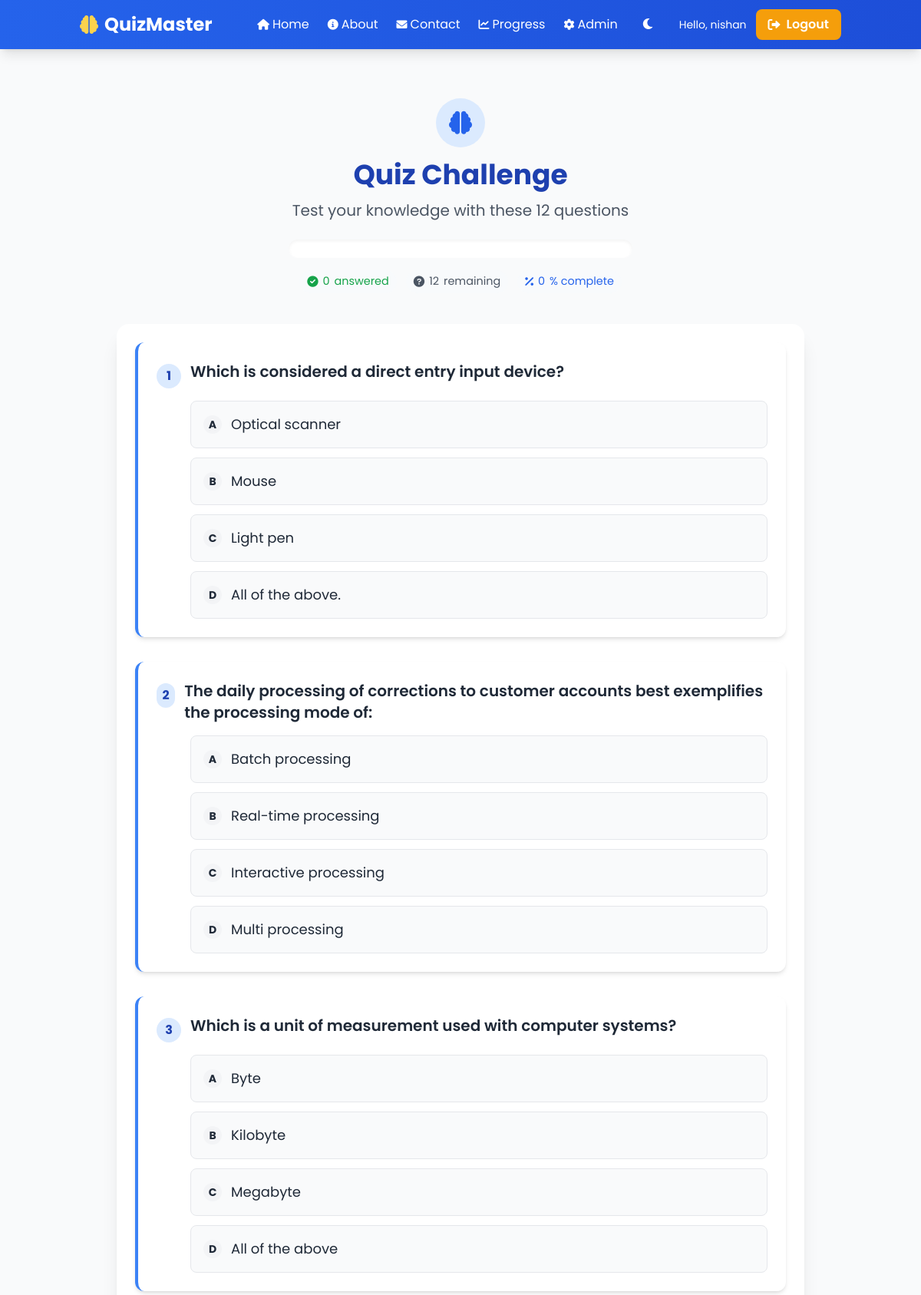
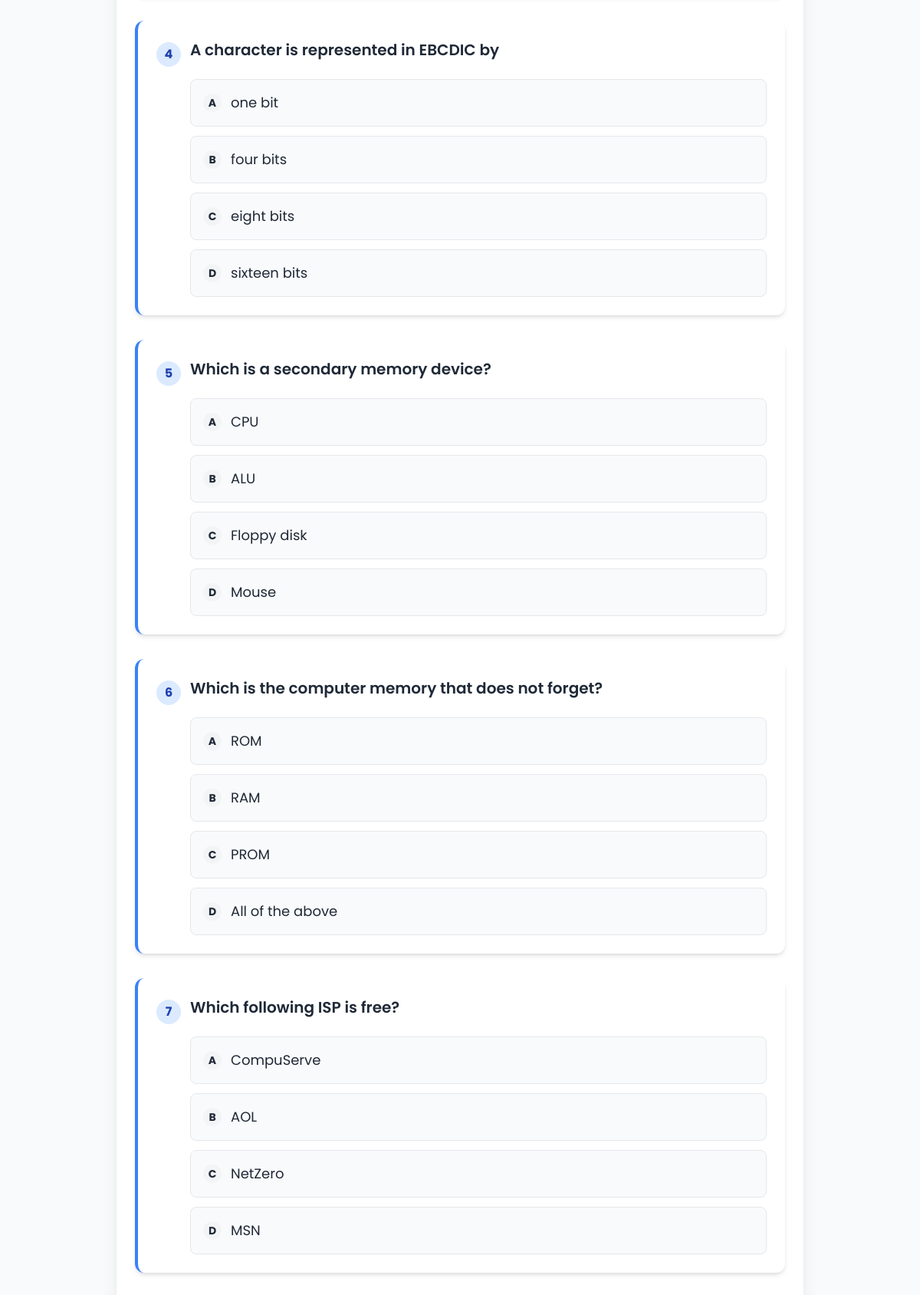
The app's page /quiz/ (signed in, upper part) with its own data (2 pictures, top to bottom).
### quiz_app/models.py (models this page shows, shortened)
class Question(models.Model):
    question_text = models.TextField()
    option1 = models.CharField(max_length=200)
    option2 = models.CharField(max_length=200)
    option3 = models.CharField(max_length=200)
    option4 = models.CharField(max_length=200)
    correct_option = models.IntegerField(choices=[(1, 'Option 1'), (2, 'Option 2'), (3, 'Option 3'), (4, 'Option 4')])
    category = models.ForeignKey(Category, on_delete=models.SET_NULL, null=True, blank=True)
    difficulty = models.CharField(max_length=10, choices=[
        ('easy', 'Easy'),
        ('medium', 'Medium'),
        ('hard', 'Hard')
    ], default='medium')
    explanation = models.TextField(blank=True, help_text="Explanation of the correct answer")
    created_at = models.DateTimeField(auto_now_add=True)

### quiz_app/views.py (the view)
# urls.py: path('quiz/', views.quiz, name='quiz'),
@login_required
def quiz(request):
    if request.method == 'POST':
        score = 0
        answers = request.POST
        start_time = float(request.POST.get('start_time', time.time()))
        time_taken = round(time.time() - start_time, 2)
        quiz_type = request.session.get('quiz_type', 'standard')
        question_ids = request.session.get('quiz_questions', [])
        questions = Question.objects.filter(id__in=question_ids)
        user_answers = []
        for question in questions:
            user_answer = answers.get(f'question_{question.id}')
            if user_answer:
                is_correct = int(user_answer) == question.correct_option
                if is_correct:
                    score += 1
                user_answers.append(UserAnswer(
                    user=request.user,
                    question=question,
                    selected_option=int(user_answer),
                    is_correct=is_correct
                ))
        UserAnswer.objects.bulk_create(user_answers)
        total_questions = len(questions)
        quiz_result = QuizResult.objects.create(
            user=request.user,
            score=score,
            total_questions=total_questions,
            time_taken=time_taken,
            quiz_type=quiz_type
        )
        user_progress, created = UserProgress.objects.get_or_create(user=request.user)
        user_progress.update_stats(score, total_questions)
        leaderboard, created = Leaderboard.objects.get_or_create(user=request.user)
        leaderboard.score = user_progress.correct_answers
        leaderboard.save()
        update_leaderboard_ranks()
        new_achievements = check_achievements(request.user)
        if new_achievements:
            request.session['new_achievements'] = [achievement.name for achievement in new_achievements]
        for key in ['quiz_questions', 'quiz_type', 'quiz_start_time']:
            if key in request.session:
                del request.session[key]
        return redirect('result', result_id=quiz_result.id)
    else:
        quiz_type = request.GET.get('type', 'standard')
        request.session['quiz_type'] = quiz_type
        if quiz_type == 'custom':
            custom_params = request.session.get('custom_quiz_params', {})
            categories = custom_params.get('categories', [])
            difficulty = custom_params.get('difficulty', 'all')
            question_count = custom_params.get('question_count', 20)
            questions = Question.objects.all()
            if categories:
                questions = questions.filter(category__id__in=categories)
            if difficulty != 'all':
                questions = questions.filter(difficulty=difficulty)
            questions = list(questions)
            if len(questions) > question_count:
                questions = random.sample(questions, question_count)
        elif quiz_type == 'daily':
            today = timezone.now().date()
            daily_question = DailyQuestion.objects.filter(date=today).first()
            questions = [daily_question.question] if daily_question else []
        else:  # Standard quiz
            all_questions = list(Question.objects.all())
            if len(all_questions) > 100:
                questions = random.sample(all_questions, 100)
            else:
                questions = all_questions
        request.session['quiz_questions'] = [q.id for q in questions]
        request.session['quiz_start_time'] = time.time()
        return render(request, 'quiz.html', {
            'questions': questions,
            'start_time': time.time(),
            'quiz_type': quiz_type
        })

### templates/quiz.html (shortened to what this page needs)
{% extends 'base.html' %}
{% block content %}
<div class="py-8 px-4">
    <div class="max-w-4xl mx-auto">
        <div class="text-center mb-10">
            <div class="inline-flex items-center justify-center w-16 h-16 bg-blue-100 dark:bg-blue-900 rounded-full mb-4">
                <i class="fas fa-brain text-3xl text-blue-600 dark:text-blue-300"></i>
            </div>
            <h1 class="text-4xl font-bold text-blue-800 dark:text-blue-200 mb-3">Quiz Challenge</h1>
            <p class="text-xl text-gray-600 dark:text-gray-300 mb-6">Test your knowledge with these <span id="total-questions">100</span> questions</p>
            <div class="progress-container rounded-full shadow-inner h-6 mx-auto max-w-md mb-4">
            </div>
            <div class="progress-info justify-center mb-6">
                <div class="progress-stat text-green-600 dark:text-green-400">
                    <i class="fas fa-check-circle"></i>
                    <span id="answered-count">0</span> answered
                </div>
                <div class="progress-stat text-gray-600 dark:text-gray-400">
                    <i class="fas fa-question-circle"></i>
                    <span id="remaining-count">100</span> remaining
                </div>
                <div class="progress-stat text-blue-600 dark:text-blue-400">
                    <i class="fas fa-percentage"></i>
                    <span id="progress-percent">0</span>% complete
                </div>
            </div>
        </div>
        <form method="post" id="quiz-form" class="bg-white dark:bg-gray-800 rounded-2xl shadow-xl p-6 mb-8">
            {% for question in questions %}
            <div class="quiz-card rounded-xl p-6 mb-8 shadow-md">
                <div class="flex items-start mb-4">
                    <span class="flex items-center justify-center w-8 h-8 bg-blue-100 dark:bg-blue-900 text-blue-800 dark:text-blue-200 rounded-full font-bold mr-3 mt-1">
                        {{ forloop.counter }}
                    </span>
                    <h3 class="text-xl font-semibold">{{ question.question_text }}</h3>
                </div>
                <div class="space-y-3 ml-11">
                    <div class="option-item">
                        <label for="q{{ question.id }}_1" class="flex items-center p-4 border border-gray-200 dark:border-gray-700 rounded-lg cursor-pointer transition-all bg-gray-50 dark:bg-gray-700">
                            <span class="flex items-center justify-center w-6 h-6 bg-gray-100 dark:bg-gray-600 rounded-full mr-3">
                                <span class="text-sm font-bold">A</span>
                            </span>
                            <span class="text-lg">{{ question.option1 }}</span>
                        </label>
                    </div>
                    <div class="option-item">
                        <label for="q{{ question.id }}_2" class="flex items-center p-4 border border-gray-200 dark:border-gray-700 rounded-lg cursor-pointer transition-all bg-gray-50 dark:bg-gray-700">
                            <span class="flex items-center justify-center w-6 h-6 bg-gray-100 dark:bg-gray-600 rounded-full mr-3">
                                <span class="text-sm font-bold">B</span>
                            </span>
                            <span class="text-lg">{{ question.option2 }}</span>
                        </label>
                    </div>
                    <div class="option-item">
                        <label for="q{{ question.id }}_3" class="flex items-center p-4 border border-gray-200 dark:border-gray-700 rounded-lg cursor-pointer transition-all bg-gray-50 dark:bg-gray-700">
                            <span class="flex items-center justify-center w-6 h-6 bg-gray-100 dark:bg-gray-600 rounded-full mr-3">
                                <span class="text-sm font-bold">C</span>
                            </span>
                            <span class="text-lg">{{ question.option3 }}</span>
                        </label>
                    </div>
                    <div class="option-item">
                        <label for="q{{ question.id }}_4" class="flex items-center p-4 border border-gray-200 dark:border-gray-700 rounded-lg cursor-pointer transition-all bg-gray-50 dark:bg-gray-700">
                            <span class="flex items-center justify-center w-6 h-6 bg-gray-100 dark:bg-gray-600 rounded-full mr-3">
                                <span class="text-sm font-bold">D</span>
                            </span>
                            <span class="text-lg">{{ question.option4 }}</span>
                        </label>
                    </div>
                </div>
            </div>
            {% endfor %}
        </form>
    </div>
</div>
{% endblock %}

### templates/base.html (shortened to what this page needs)
<!DOCTYPE html>
<html lang="en">
<head>
    <script src="https://cdn.tailwindcss.com"></script>
    <link href="https://cdnjs.cloudflare.com/ajax/libs/font-awesome/6.0.0/css/all.min.css" rel="stylesheet">
</head>
<body class="bg-gray-50 dark:bg-gray-900 min-h-screen flex flex-col">
    <nav class="bg-gradient-to-r from-primary-600 to-primary-700 text-white shadow-lg sticky top-0 z-50">
        <div class="container mx-auto px-4">
            <div class="flex justify-between items-center py-3">
                <a href="{% url 'index' %}" class="text-2xl font-bold flex items-center space-x-2">
                    <i class="fas fa-brain text-amber-300"></i>
                    <span class="hidden sm:inline">QuizMaster</span>
                </a>
                <div class="hidden md:flex items-center space-x-6">
                    <a href="{% url 'index' %}" class="hover:text-amber-200 transition-all flex items-center space-x-1">
                        <i class="fas fa-home text-sm"></i>
                        <span>Home</span>
                    </a>
                    <a href="{% url 'about' %}" class="hover:text-amber-200 transition-all flex items-center space-x-1">
                        <i class="fas fa-info-circle text-sm"></i>
                        <span>About</span>
                    </a>
                    <a href="{% url 'contact' %}" class="hover:text-amber-200 transition-all flex items-center space-x-1">
                        <i class="fas fa-envelope text-sm"></i>
                        <span>Contact</span>
                    </a>
                    {% if user.is_authenticated %}
                    <a href="{% url 'progress' %}" class="hover:text-amber-200 transition-all flex items-center space-x-1">
                        <i class="fas fa-chart-line text-sm"></i>
                        <span>Progress</span>
                    </a>
                    {% if user.is_staff %}
                    <a href="{% url 'admin_dashboard' %}" class="hover:text-amber-200 transition-all flex items-center space-x-1">
                        <i class="fas fa-cog text-sm"></i>
                        <span>Admin</span>
                    </a>
                    {% endif %}
                    {% endif %}
                    <button id="darkModeToggle" class="p-2 rounded-full hover:bg-primary-500 transition-all">
                        <i class="fas fa-moon" id="darkIcon"></i>
                    </button>
                    {% if user.is_authenticated %}
                    <div class="flex items-center space-x-3">
                        <span class="text-sm">Hello, {{ user.username }}</span>
                        <a href="{% url 'logout' %}" class="bg-amber-500 hover:bg-amber-600 px-4 py-2 rounded-lg font-semibold transition-all flex items-center space-x-2">
                            <i class="fas fa-sign-out-alt"></i>
                            <span>Logout</span>
                        </a>
                    </div>
                    {% else %}
                    <div class="flex items-center space-x-3">
                        <a href="{% url 'login' %}" class="hover:text-amber-200 transition-all">Login</a>
                        <a href="{% url 'register' %}" class="bg-amber-500 hover:bg-amber-600 px-4 py-2 rounded-lg font-semibold transition-all">Register</a>
                    </div>
                    {% endif %}
                </div>
            </div>
        </div>
    </nav>
    <main class="flex-grow container mx-auto px-4 py-8">
        {% block content %}
        {% endblock %}
    </main>
</body>
</html>

### templates/base.html (style rules this page uses)
.transition-all { transition: all 0.3s ease; }

### templates/quiz.html (style rules this page uses)
body { font-family: 'Poppins', sans-serif; min-height: 100vh; }
.quiz-card { transition: all 0.3s ease; border-left: 4px solid #3b82f6; background: white; color: #1f2937; }
.option-item { transition: all 0.2s ease; }
.progress-container { background-color: white; }
.progress-info { display: flex; align-items: center; gap: 12px; flex-wrap: wrap; }
.progress-stat { display: flex; align-items: center; gap: 6px; font-size: 0.9rem; background: #f8fafc; padding: 4px 10px; border-radius: 20px; }

### records on screen
Question: question_text "Which is considered a direct entry input device?", option1 "Optical scanner", option2 "Mouse", option3 "Light pen", option4 "All of the above."
Question: question_text "The daily processing of corrections to customer accounts best exemplifies the processing mode of:", option1 "Batch processing", option2 "Real-time processing", option3 "Interactive processing", option4 "Multi processing"
Question: question_text "Which is a unit of measurement used with computer systems?", option1 "Byte", option2 "Kilobyte", option3 "Megabyte", option4 "All of the above"
Question: question_text "A character is represented in EBCDIC by", option1 "one bit", option2 "four bits", option3 "eight bits", option4 "sixteen bits"
Question: question_text "Which is a secondary memory device?", option1 "CPU", option2 "ALU", option3 "Floppy disk", option4 "Mouse"
Question: question_text "Which is the computer memory that does not forget?", option1 "ROM", option2 "RAM", option3 "PROM", option4 "All of the above"
Question: question_text "Which following ISP is free?", option1 "CompuServe", option2 "AOL", option3 "NetZero", option4 "MSN"

### other values on screen
{{ user.username }} "nishan"
